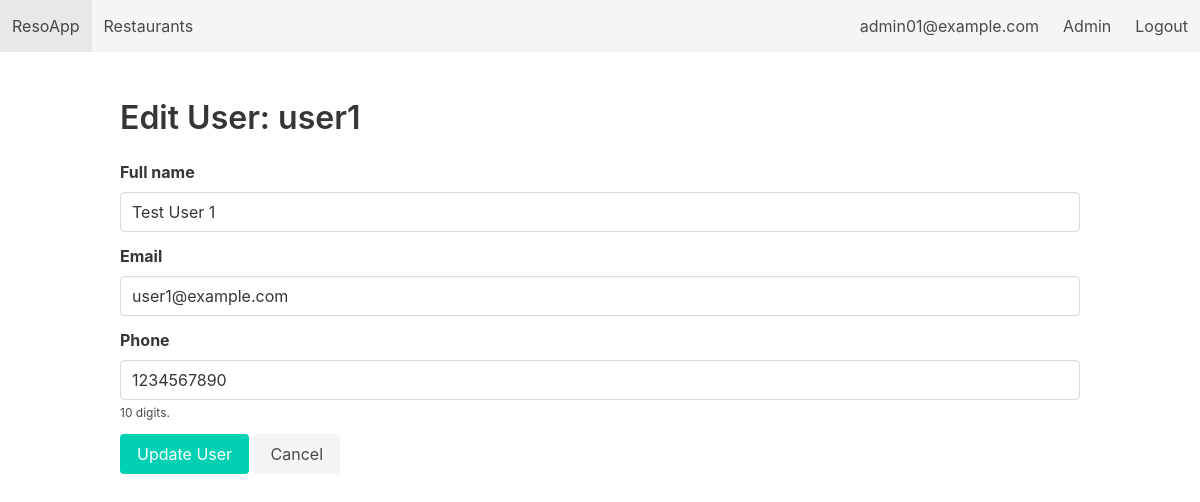
The page /admin/user/2/edit (signed in) on the database as committed earlier.
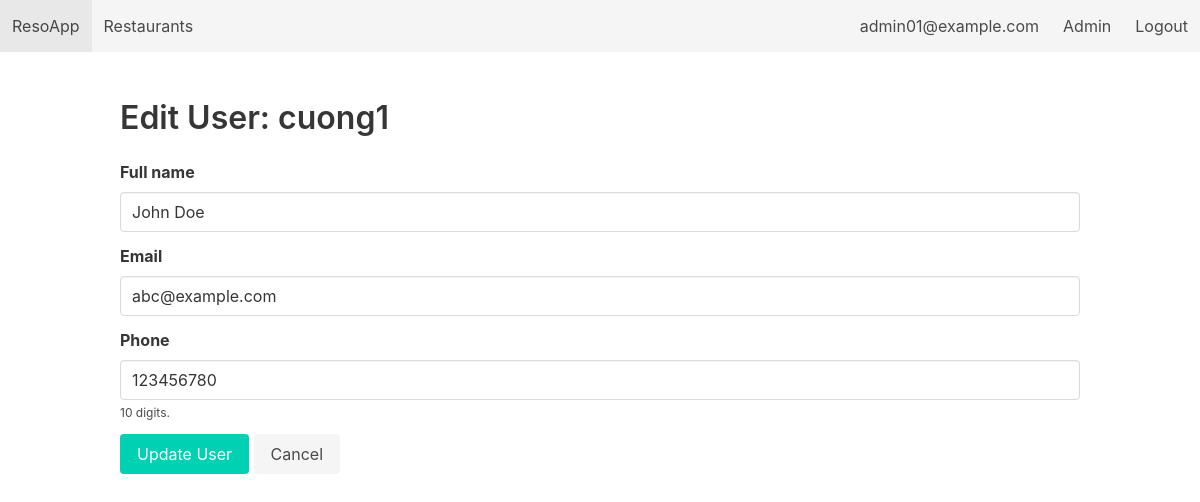
The same page on the database as committed later.
### tables this page shows
CREATE TABLE Customers (
        customer_id   INTEGER PRIMARY KEY AUTOINCREMENT,
        username      TEXT UNIQUE NOT NULL,
        password_hash TEXT NOT NULL,
        full_name     TEXT,
        email         TEXT UNIQUE NOT NULL,
        phone         TEXT,
        created_at    DATE DEFAULT (DATE('now'))
    );

### app.py (the view, shortened to what this page needs)
@app.route('/admin/user/<int:uid>/edit', methods=['GET', 'POST'])
@login_required(role='admin')
def admin_edit_user(uid):
    db = get_db()
    user = db.execute("SELECT * FROM Customers WHERE customer_id = ?", (uid,)).fetchone()
    if not user:
        flash('User not found.', 'danger')
        return redirect(url_for('admin_manage_users'))
    return render_template('admin_edit_user.html', user=user)

### app.py (called while the page is built)
def get_db():
    if 'db' not in g:
        g.db = sqlite3.connect(DB_PATH, detect_types=sqlite3.PARSE_DECLTYPES)
        g.db.row_factory = sqlite3.Row
        g.db.execute("PRAGMA foreign_keys = ON;")
    return g.db

def login_required(role=None):
    def decorator(f):
        @wraps(f)
        def wrapper(*args, **kwargs):
            if 'user' not in session:
                flash("Please log in first.", "warning")
                return redirect(url_for('login'))
            if role == 'admin' and session.get('role') != 'admin':
                flash("Admin area. Access denied.", "danger")
                return redirect(url_for('index'))
            return f(*args, **kwargs)
        return wrapper
    return decorator

### templates/admin_edit_user.html
{% extends "base.html" %} {% block content %}
<h2 class="title">Edit User: {{ user['username'] }}</h2>
<form method="post">
  <div class="field">
    <label class="label">Full name</label>
    <div class="control">
      <input class="input" name="full_name" value="{{ user['full_name'] }}" />
    </div>
  </div>
  <div class="field">
    <label class="label">Email</label>
    <div class="control">
      <input
        class="input"
        type="email"
        name="email"
        value="{{ user['email'] }}"
        required
      />
    </div>
  </div>
  <div class="field">
    <label class="label">Phone</label>
    <div class="control">
      <input
        class="input"
        type="tel"
        name="phone"
        value="{{ user['phone'] }}"
        pattern="[0-9]{10}"
        title="Phone number must be 10 digits."
      />
    </div>
    <p class="help">10 digits.</p>
  </div>
  <div class="control">
    <button class="button is-primary">Update User</button>
    <a class="button is-light" href="{{ url_for('admin_manage_users') }}"
      >Cancel</a
    >
  </div>
</form>
{% endblock %}

Rows that differ between the two databases and show on the page:
changed Customers: username "user1" → "cuong1"; full_name "Test User 1" → "John Doe"; email "user1@example.com" → "abc@example.com"; phone "1234567890" → "123456780"
